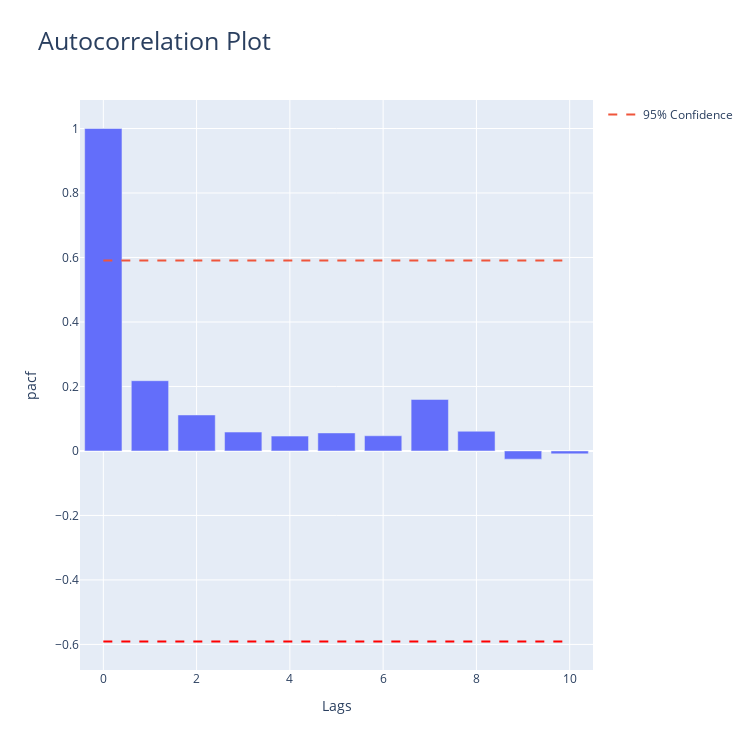

Notebook code cell kept with this figure:
### Markdown cell above
## Plot PACF

### Code cell
plot_autocorrelation(df, col="Births", plot_type="pacf", n_lags=10, viz_backend="plotly")

### Figure 1 — Plotly figure (JSON) as saved in the notebook; plotly's stock layout.template omitted (floating-point values rounded to 4 significant figures)
{"data": [{"name": "pacf", "showlegend": false, "type": "bar", "y": [1.0, 0.2178, 0.1116, 0.05853, 0.04598, 0.05587, 0.04702, 0.1597, 0.06104, -0.02551, -0.009049]}, {"line": {"dash": "dash"}, "mode": "lines", "name": "95% Confidence", "type": "scatter", "x": [0, 1, 2, 3, 4, 5, 6, 7, 8, 9, 10], "y": [0.591, 0.591, 0.591, 0.591, 0.591, 0.591, 0.591, 0.591, 0.591, 0.591, 0.591]}, {"line": {"color": "red", "dash": "dash"}, "mode": "lines", "showlegend": false, "type": "scatter", "x": [0, 1, 2, 3, 4, 5, 6, 7, 8, 9, 10], "y": [-0.591, -0.591, -0.591, -0.591, -0.591, -0.591, -0.591, -0.591, -0.591, -0.591, -0.591]}], "layout": {"height": 750, "title": {"font": {"size": 25}, "text": "Autocorrelation Plot"}, "width": 750, "xaxis": {"showgrid": true, "ticks": "", "title": {"text": "Lags"}}, "yaxis": {"automargin": true, "showgrid": true, "ticks": "", "title": {"text": "pacf"}}}}
